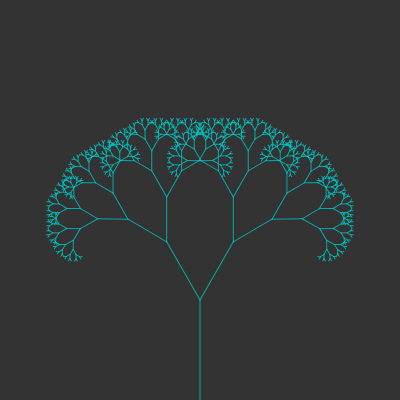
Frame 1 (no input)
Frame 60 (no input): identical to frame 1, image omitted
Frame 120 (the mouse pressed at the canvas centre since frame 60): identical to frame 1, image omitted

The p5.js sketch that drew this single still picture (run headless with seeded random() and noise() and a simulated clock; from frame 60 on, the mouse is pressed at the canvas centre):

// p5.js sketch
// ── sketch.js

var angle = 0;

var slider;

function setup(){
   // 描画領域のセットアップ
  createCanvas(400,400);
  slider = createSlider(0, TWO_PI, PI/6, 0.01);

}

function draw(){
  // 描画
  background(51);
  angle = slider.value();
  
  translate(200, height); //座標軸の移動
  
  stroke(0,200,200,200);
  branch(100);
}

function branch(len){
  line(0, 0, 0, -len);

  translate(0, -len);
  if(len > 4){
    push();
    rotate(angle);
    branch(len * 0.67);
    pop();
    push();
    rotate(-angle);
    branch(len * 0.67);
    pop();
  }  
}
